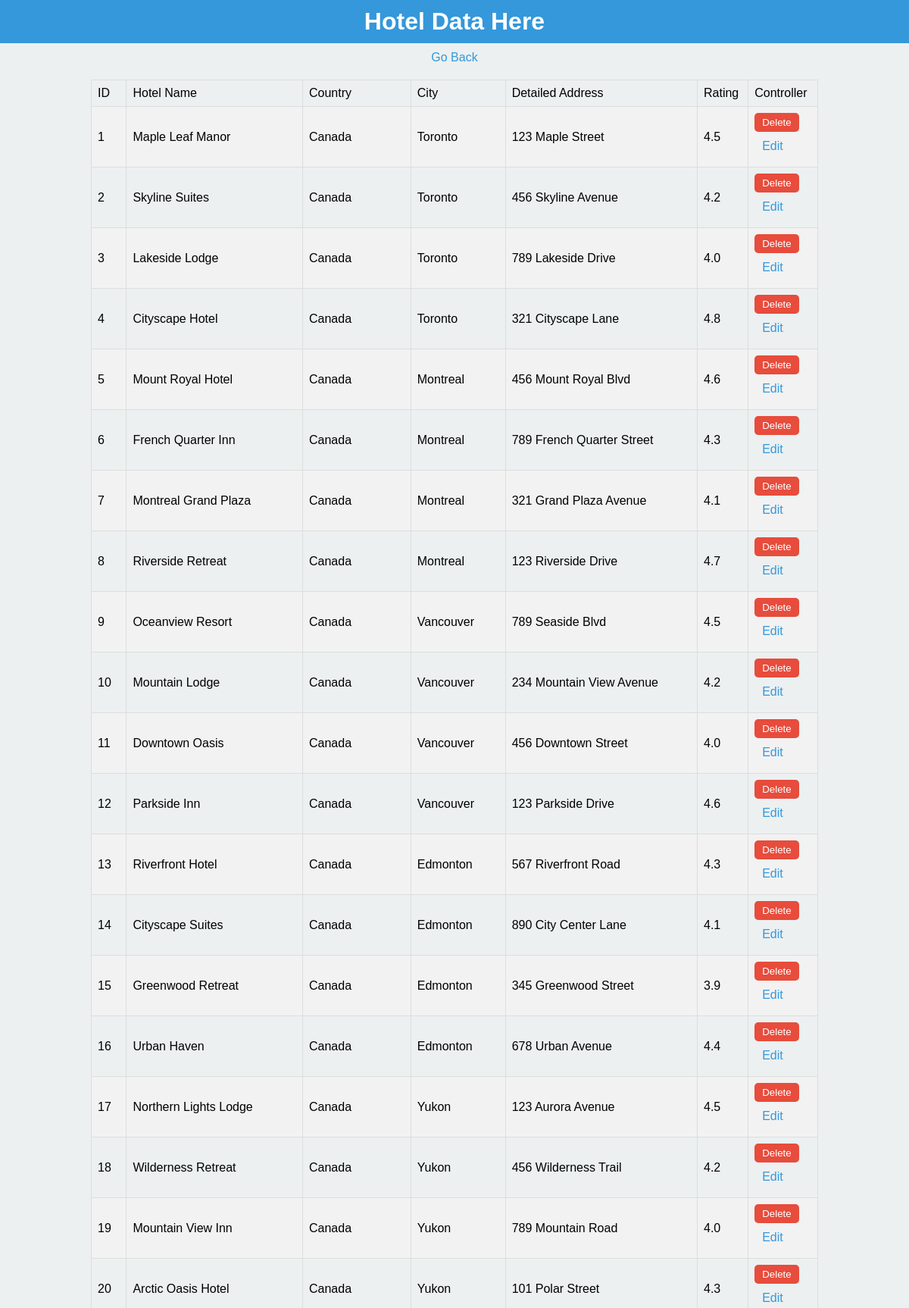
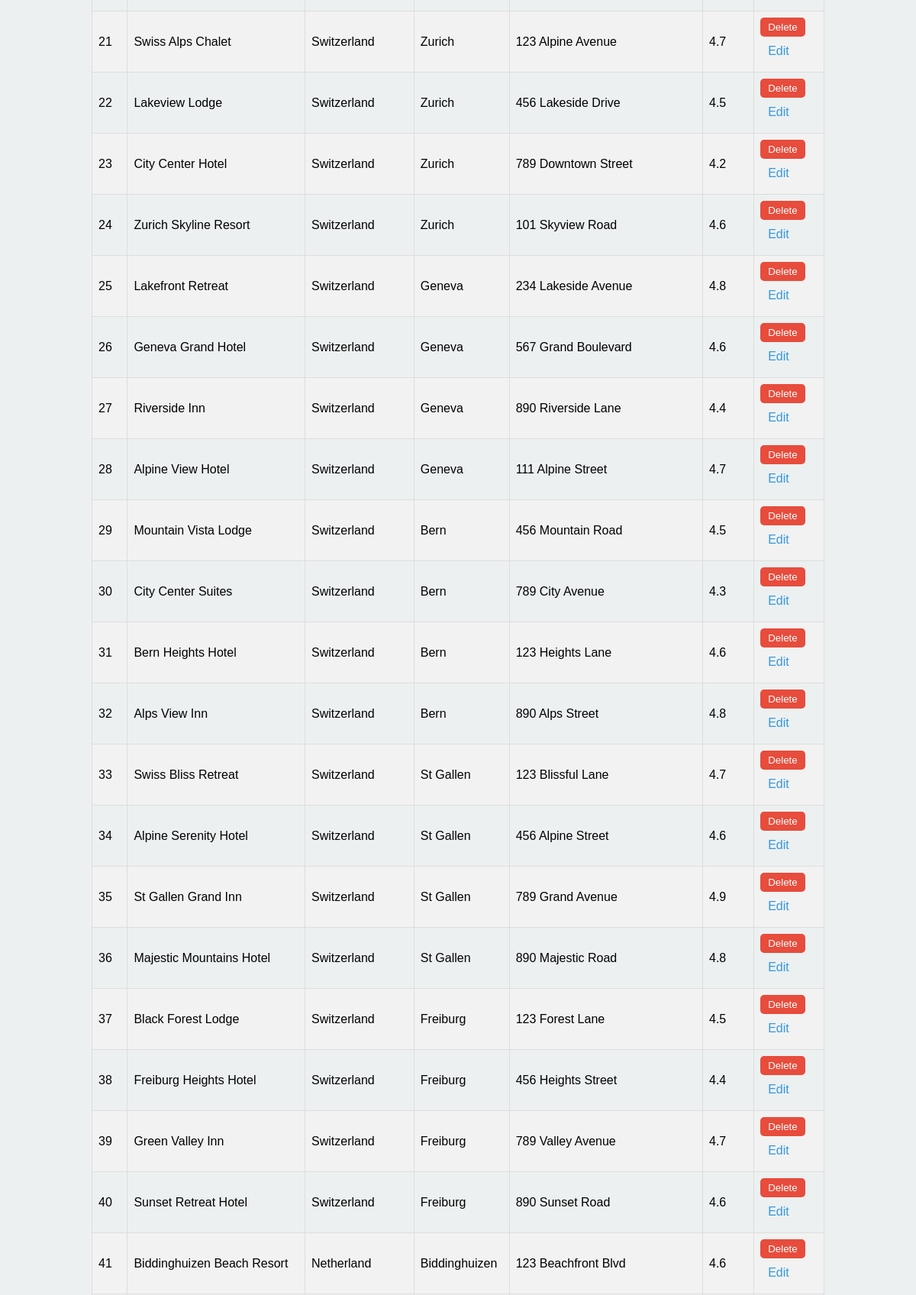
Page /dist/pages/admin.hotel.data.php (signed in, upper part) on the committed database (2 pictures, top to bottom).
### tables this page shows
CREATE TABLE `hotel` (
  `id_hotel` int(11) NOT NULL,
  `hotel_name` varchar(255) NOT NULL,
  `id_city` int(11) DEFAULT NULL,
  `address` varchar(255) DEFAULT NULL,
  `rating` decimal(3,1) DEFAULT NULL,
  `image` blob DEFAULT NULL
);

CREATE TABLE `country` (
  `id_country` int(11) NOT NULL,
  `country_name` varchar(255) DEFAULT NULL
);

CREATE TABLE `city_country` (
  `id_city` int(11) NOT NULL,
  `city_name` varchar(255) DEFAULT NULL,
  `id_country` int(11) DEFAULT NULL
);

### dist/pages/admin.hotel.data.php (the view, shortened to what this page needs)
<?php
include '../../include/dbh.inc.php';
?>
<!DOCTYPE html>
<html lang="en">
<head>
    <link rel="stylesheet" href="../css/data-view.css">
</head>
<body>
    <div id="title">
        <h1>Hotel Data Here</h1>
    </div>
    <a href="../admin.php">Go Back</a>
    <table border="1">
        <tr>
            <td>ID</td>
            <td>Hotel Name</td>
            <td>Country</td>
            <td>City</td>
            <td>Detailed Address</td>
            <td>Rating</td>
            <td>Controller</td>
        </tr>
        <?php
            $query = "SELECT h.id_hotel, h.hotel_name, c.country_name, cc.city_name, h.address, h.rating
            FROM hotel h
            JOIN city_country cc ON h.id_city = cc.id_city
            JOIN country c ON cc.id_country = c.id_country
            ORDER BY h.id_hotel";
            $data = mysqli_query($conn, $query);
            while ($row = mysqli_fetch_array($data)) {
        ?>
        <tr>
            <td><?php echo $row['id_hotel']; ?></td>
            <td><?php echo $row['hotel_name']; ?></td>
            <td><?php echo $row['country_name']; ?></td>
            <td><?php echo $row['city_name']; ?></td>
            <td><?php echo $row['address']; ?></td>
            <td><?php echo $row['rating']; ?></td>
            <td>
                <form method="post" action="../../include/admin.handle.delete.data.php" onsubmit="return confirmDelete();">
                    <button type="submit" name="deleteData">Delete</button>
                </form>
                <a href="admin.update.hotel.php?id=<?php echo $row['id_hotel']; ?>">Edit</a>
            </td>
        </tr>
        <?php
            }
        ?>
    </table><br>
</body>
</html>

### rows in the picture
hotel: id_hotel "1", hotel_name "Maple Leaf Manor", country.country_name "Canada", id_city.city_name "Toronto", address "123 Maple Street", rating "4.5"
hotel: id_hotel "2", hotel_name "Skyline Suites", country.country_name "Canada", id_city.city_name "Toronto", address "456 Skyline Avenue", rating "4.2"
hotel: id_hotel "3", hotel_name "Lakeside Lodge", country.country_name "Canada", id_city.city_name "Toronto", address "789 Lakeside Drive", rating "4.0"
hotel: id_hotel "4", hotel_name "Cityscape Hotel", country.country_name "Canada", id_city.city_name "Toronto", address "321 Cityscape Lane", rating "4.8"
hotel: id_hotel "5", hotel_name "Mount Royal Hotel", country.country_name "Canada", id_city.city_name "Montreal", address "456 Mount Royal Blvd", rating "4.6"
hotel: id_hotel "6", hotel_name "French Quarter Inn", country.country_name "Canada", id_city.city_name "Montreal", address "789 French Quarter Street", rating "4.3"
hotel: id_hotel "7", hotel_name "Montreal Grand Plaza", country.country_name "Canada", id_city.city_name "Montreal", address "321 Grand Plaza Avenue", rating "4.1"
hotel: id_hotel "8", hotel_name "Riverside Retreat", country.country_name "Canada", id_city.city_name "Montreal", address "123 Riverside Drive", rating "4.7"
hotel: id_hotel "9", hotel_name "Oceanview Resort", country.country_name "Canada", id_city.city_name "Vancouver", address "789 Seaside Blvd", rating "4.5"
hotel: id_hotel "10", hotel_name "Mountain Lodge", country.country_name "Canada", id_city.city_name "Vancouver", address "234 Mountain View Avenue", rating "4.2"
hotel: id_hotel "11", hotel_name "Downtown Oasis", country.country_name "Canada", id_city.city_name "Vancouver", address "456 Downtown Street", rating "4.0"
hotel: id_hotel "12", hotel_name "Parkside Inn", country.country_name "Canada", id_city.city_name "Vancouver", address "123 Parkside Drive", rating "4.6"
hotel: id_hotel "13", hotel_name "Riverfront Hotel", country.country_name "Canada", id_city.city_name "Edmonton", address "567 Riverfront Road", rating "4.3"
hotel: id_hotel "14", hotel_name "Cityscape Suites", country.country_name "Canada", id_city.city_name "Edmonton", address "890 City Center Lane", rating "4.1"
hotel: id_hotel "15", hotel_name "Greenwood Retreat", country.country_name "Canada", id_city.city_name "Edmonton", address "345 Greenwood Street", rating "3.9"
hotel: id_hotel "16", hotel_name "Urban Haven", country.country_name "Canada", id_city.city_name "Edmonton", address "678 Urban Avenue", rating "4.4"
hotel: id_hotel "17", hotel_name "Northern Lights Lodge", country.country_name "Canada", id_city.city_name "Yukon", address "123 Aurora Avenue", rating "4.5"
hotel: id_hotel "18", hotel_name "Wilderness Retreat", country.country_name "Canada", id_city.city_name "Yukon", address "456 Wilderness Trail", rating "4.2"
hotel: id_hotel "19", hotel_name "Mountain View Inn", country.country_name "Canada", id_city.city_name "Yukon", address "789 Mountain Road", rating "4.0"
hotel: id_hotel "20", hotel_name "Arctic Oasis Hotel", country.country_name "Canada", id_city.city_name "Yukon", address "101 Polar Street", rating "4.3"
hotel: id_hotel "21", hotel_name "Swiss Alps Chalet", country.country_name "Switzerland", id_city.city_name "Zurich", address "123 Alpine Avenue", rating "4.7"
hotel: id_hotel "22", hotel_name "Lakeview Lodge", country.country_name "Switzerland", id_city.city_name "Zurich", address "456 Lakeside Drive", rating "4.5"
hotel: id_hotel "23", hotel_name "City Center Hotel", country.country_name "Switzerland", id_city.city_name "Zurich", address "789 Downtown Street", rating "4.2"
hotel: id_hotel "24", hotel_name "Zurich Skyline Resort", country.country_name "Switzerland", id_city.city_name "Zurich", address "101 Skyview Road", rating "4.6"
hotel: id_hotel "25", hotel_name "Lakefront Retreat", country.country_name "Switzerland", id_city.city_name "Geneva", address "234 Lakeside Avenue", rating "4.8"
hotel: id_hotel "26", hotel_name "Geneva Grand Hotel", country.country_name "Switzerland", id_city.city_name "Geneva", address "567 Grand Boulevard", rating "4.6"
hotel: id_hotel "27", hotel_name "Riverside Inn", country.country_name "Switzerland", id_city.city_name "Geneva", address "890 Riverside Lane", rating "4.4"
hotel: id_hotel "28", hotel_name "Alpine View Hotel", country.country_name "Switzerland", id_city.city_name "Geneva", address "111 Alpine Street", rating "4.7"
hotel: id_hotel "29", hotel_name "Mountain Vista Lodge", country.country_name "Switzerland", id_city.city_name "Bern", address "456 Mountain Road", rating "4.5"
hotel: id_hotel "30", hotel_name "City Center Suites", country.country_name "Switzerland", id_city.city_name "Bern", address "789 City Avenue", rating "4.3"
hotel: id_hotel "31", hotel_name "Bern Heights Hotel", country.country_name "Switzerland", id_city.city_name "Bern", address "123 Heights Lane", rating "4.6"
hotel: id_hotel "32", hotel_name "Alps View Inn", country.country_name "Switzerland", id_city.city_name "Bern", address "890 Alps Street", rating "4.8"
hotel: id_hotel "33", hotel_name "Swiss Bliss Retreat", country.country_name "Switzerland", id_city.city_name "St Gallen", address "123 Blissful Lane", rating "4.7"
hotel: id_hotel "34", hotel_name "Alpine Serenity Hotel", country.country_name "Switzerland", id_city.city_name "St Gallen", address "456 Alpine Street", rating "4.6"
hotel: id_hotel "35", hotel_name "St Gallen Grand Inn", country.country_name "Switzerland", id_city.city_name "St Gallen", address "789 Grand Avenue", rating "4.9"
hotel: id_hotel "36", hotel_name "Majestic Mountains Hotel", country.country_name "Switzerland", id_city.city_name "St Gallen", address "890 Majestic Road", rating "4.8"
hotel: id_hotel "37", hotel_name "Black Forest Lodge", country.country_name "Switzerland", id_city.city_name "Freiburg", address "123 Forest Lane", rating "4.5"
hotel: id_hotel "38", hotel_name "Freiburg Heights Hotel", country.country_name "Switzerland", id_city.city_name "Freiburg", address "456 Heights Street", rating "4.4"
hotel: id_hotel "39", hotel_name "Green Valley Inn", country.country_name "Switzerland", id_city.city_name "Freiburg", address "789 Valley Avenue", rating "4.7"
hotel: id_hotel "40", hotel_name "Sunset Retreat Hotel", country.country_name "Switzerland", id_city.city_name "Freiburg", address "890 Sunset Road", rating "4.6"
hotel: id_hotel "41", hotel_name "Biddinghuizen Beach Resort", country.country_name "Netherland", id_city.city_name "Biddinghuizen", address "123 Beachfront Blvd", rating "4.6"
